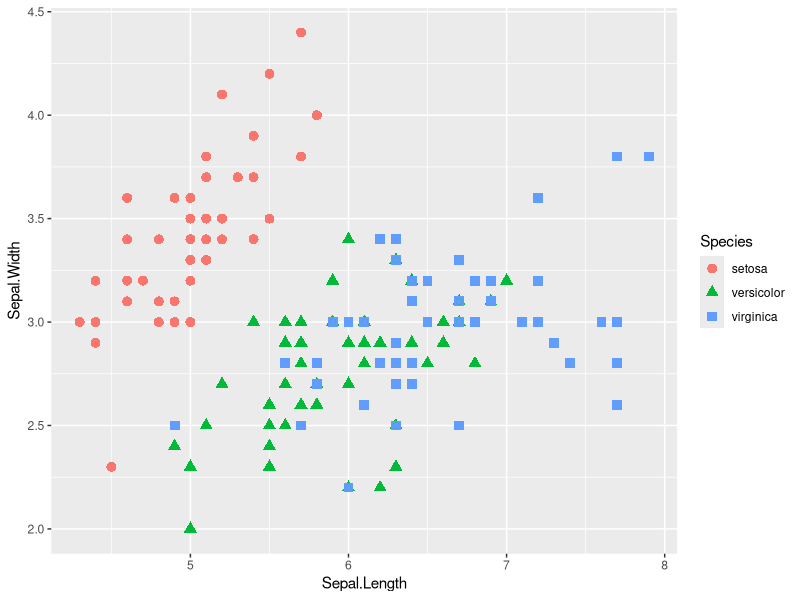
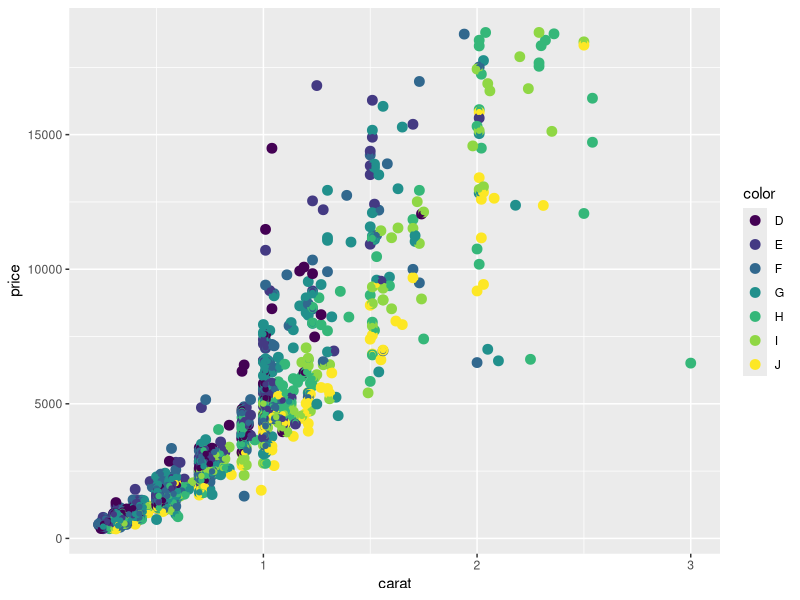
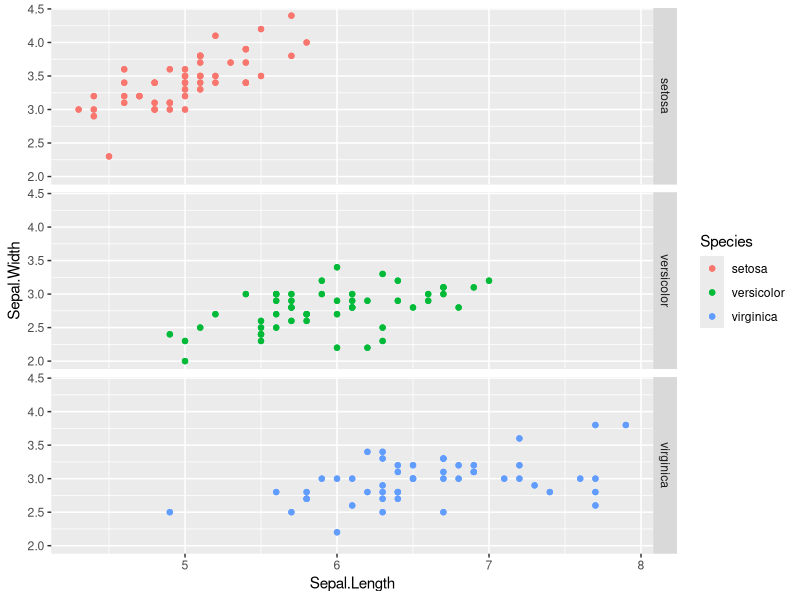
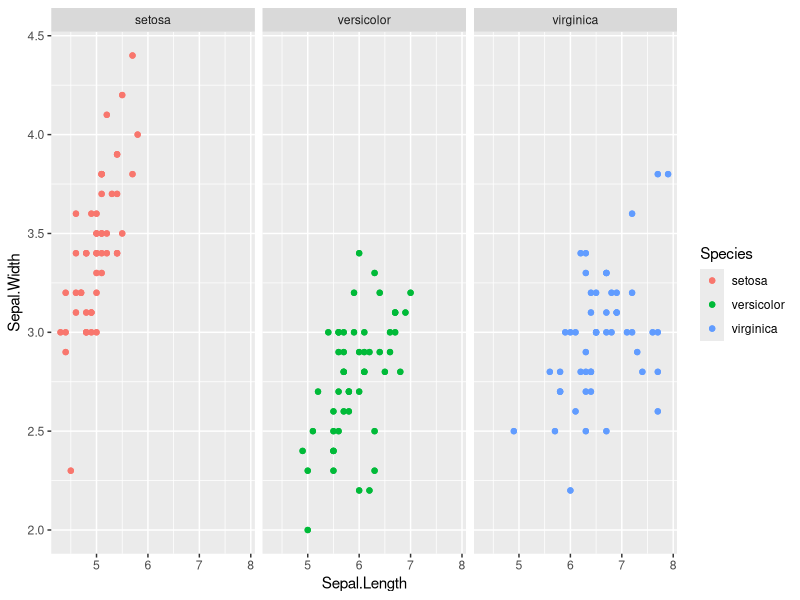
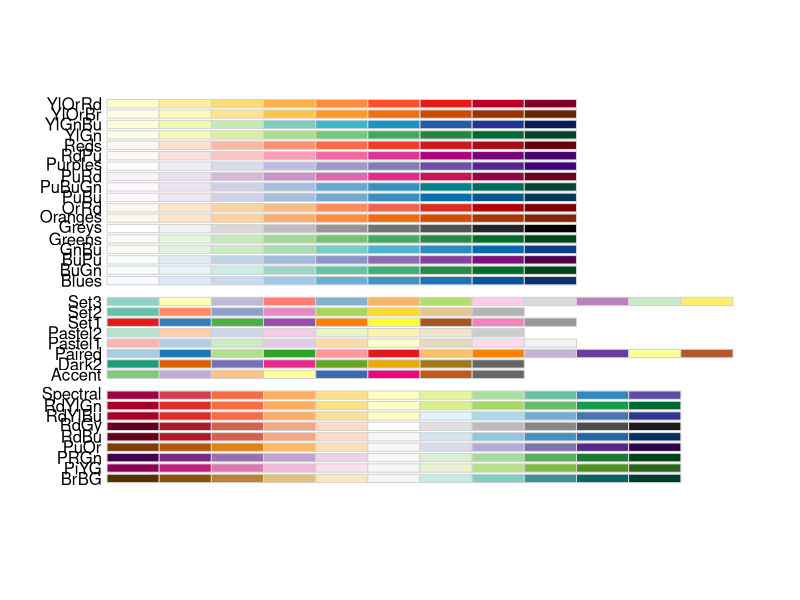
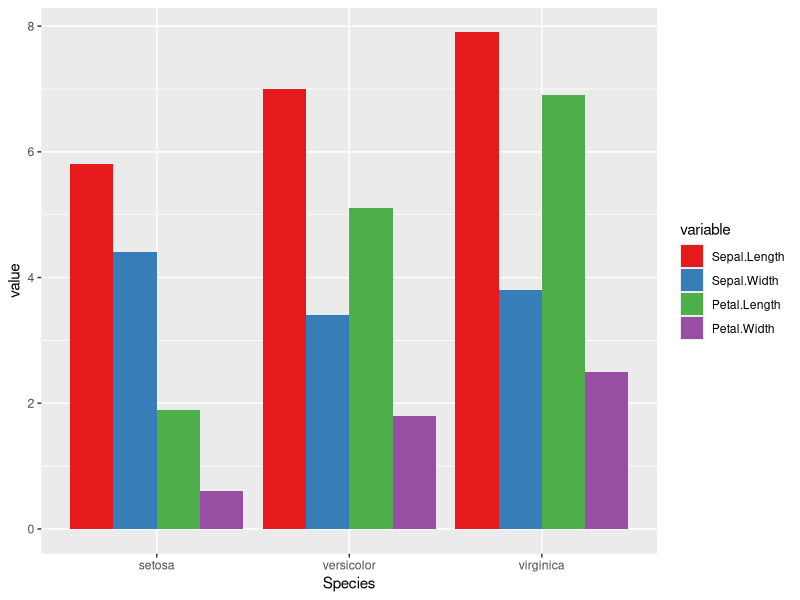

These charts were generated, in order, by the following R code:
#ggplot learning code
#Amit Kumar
#February 22 2015

install.packages("ggplot2", dependencies = TRUE)
install.packages("plyr")
install.packages("ggthemes")
install.packages("reshape2")

# Loads package into memory
library("ggplot2")
library("reshape2")
library("ggthemes")
library("plyr")

myplot <- ggplot(data = iris, aes(x=Sepal.Length, y=Sepal.Width, color = Species)) + geom_point(size = 3)

myplot <- ggplot(data = iris, aes(x=Sepal.Length, y=Sepal.Width, color = Species)) + 
  geom_point(aes(shape = Species),size = 3)

myplot + geom_point()
summary(myplot)



d2 <- diamonds[sample(1:dim(diamonds)[1], 1000), ]

diamondPlot <- ggplot(data = d2, aes(x=carat, y=price, color = color)) + 
  geom_point(size = 3)

diamondPlot + geom_point()

library(MASS)

birthPlot <- ggplot(birthwt, aes(factor(race), bwt)) + geom_boxplot()
summary(birthPlot)


myplot2 <- ggplot(data = iris, aes(x=Sepal.Length, y=Sepal.Width, color = Species)) + 
  geom_point() + facet_grid(Species ~.)

myplot2 + geom_point()

#Or

myplot2 <- ggplot(data = iris, aes(x=Sepal.Length, y=Sepal.Width, color = Species)) + 
  geom_point() + facet_grid(.~ Species)

myplot2 + geom_point()


library(RColorBrewer)
display.brewer.all()

library("reshape2")
df <- melt(iris, id.vars = "Species")
ggplot(df, aes(Species, value, fill = variable)) +
  geom_bar(stat = "identity", position = "dodge") +
  scale_fill_brewer(palette="Set1")